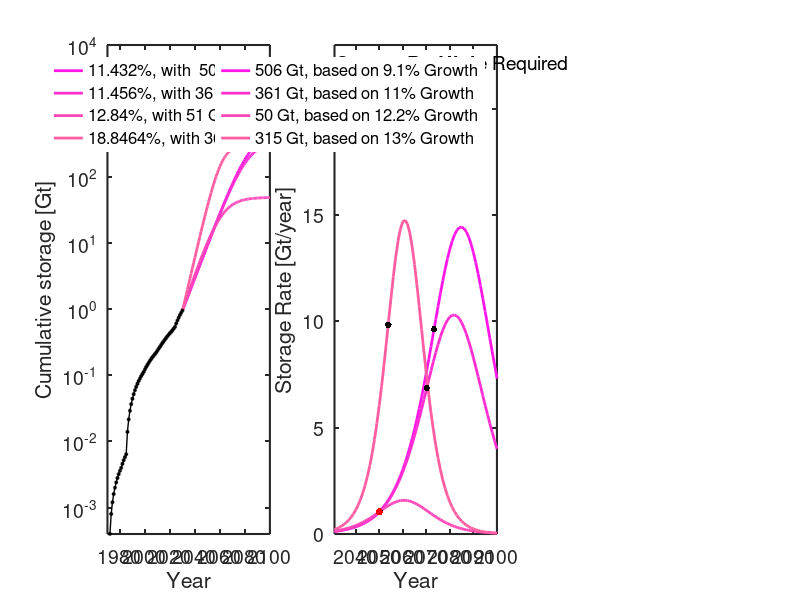

MATLAB code for this plot:
% US national 
clear all
close all
set(0,'DefaultAxesFontSize',14, 'defaultlinelinewidth', 2,...
    'DefaultAxesTitleFontWeight', 'normal')

% Define colormaps, note that colorbrewer was used for manuscript figures,
% and requires additional packages
bluecc = summer(6); 
autumncc = flipud(autumn(6)); 
springcc = (spring(12)); 
coolcc = (cool(12)); 
%% Load Data - historical data 
load('USdata.txt')
years = USdata(:,1); % years
qinj = USdata(:,2); % MT - storage rate 
Q = USdata(:,3)./1000; % Gt - cumulative storage 
%% Input
% Growth rate fit to current data
w = 0.09;
% possible storage capacity required in 2100
Qinf = [506];
% Fit peak years
peak_year = [2100]; 
% Input for models with change in rate in 2030
year_rate_change = (2030);
% rate change
rtargetmedium = [0.11432, 0.11456, 0.1284, 0.188464061]; %  Low land 5.5 Gt 0.138
% resulting storage to meet 2100 target

Qtargetmedium =[506.3212,360.9020, 50.4575, 314.5027]; % mod 506, 366, 50.6, 36.6 - obs 497.6503, 350.4581, 50.8073, 36.8461
% resulting peak injection
peak_targetmedium = [2084.8, 2081.7, 2060.5, 2060.8];% 2056
% vector defining years c5alculate model output
x = [years(1):2100];
%% Plot cumulative storage
figure('position', [105  337  1700  441])
subplot(1,3,1)
hold on


for i=1:length(Qtargetmedium)
    % trajectory from 8.6 and a rate change to 10.6
    cum_at_rate_change = exp(year_rate_change.*w).*exp(-182.6431721);
    x2 = [year_rate_change:2100];
    
    C = (Qtargetmedium(i)-cum_at_rate_change);
    pt = (C./(1+exp(rtargetmedium(i)*(peak_targetmedium(i)-x2))));
    plot(x2,pt, 'color', springcc(i+1,:))
end


% Plot actual data - historical growth data 
plot(years(1:end), Q(1:end),'-ok','MarkerFaceColor', 'k','MarkerSize',2, 'linewidth', 1,'HandleVisibility','off')
set(gca, 'YScale', 'log')

% Large plot axis
text(1972, 5000, 'Growth Rates', 'fontsize', 14)
axis([1970 2100 10^-3.4 10^4])
legend({[num2str(rtargetmedium(1)*100), '%, with  506 Gt'], [num2str(rtargetmedium(2)*100), '%, with 361 Gt'],...
     [num2str(rtargetmedium(3)*100), '%, with 51 Gt'],...
     [num2str(rtargetmedium(4)*100), '%, with 36 Gt']}, ...
    'Box', 'off',  'fontsize', 12, 'Position', ...
    [0.159 0.63 0.07 0.2630])
xlabel('Year')
ylabel('Cumulative storage [Gt]')
box on
set(gca, 'YScale', 'log')
set(gca, 'Color', 'white');
set(gca,'linewidth',1.5)
text(2070,5000, 'High', 'fontsize', 14, 'FontWeight', 'bold')
%% Storage rate subplot
subplot(1,3,2)
hold on

    
% Calculate rate change storage curves of Qtarget2
for i=1:length(Qtargetmedium)
    cum_2030 = exp(year_rate_change.*w).*exp(-182.6431721);
    x2 = [year_rate_change:2150];
    
    C = (Qtargetmedium(i)-cum_2030);
    
    yrate2 = (C.*rtargetmedium(i).*exp(rtargetmedium(i).*(peak_targetmedium(i)-x2)))./((1+exp(rtargetmedium(i).*(peak_targetmedium(i)-x2))).^2);
    
    plot(x2,yrate2, 'color', springcc(i+1,:))
end



    % Calculate inflection years
inflection_time_red = peak_targetmedium-log(2+sqrt(3))./rtargetmedium;
C = (Qtargetmedium-cum_2030);
y_inflect_red = (C.*rtargetmedium.*exp(rtargetmedium.*(peak_targetmedium-inflection_time_red)))./...
        ((1+exp(rtargetmedium.*(peak_targetmedium-inflection_time_red))).^2);

    
% Label and plot inflection years  

plot(inflection_time_red, y_inflect_red, '.k', 'markersize', 15)

plot(2050, 1.04, '.r', 'markersize', 16,'HandleVisibility','off')
% Format and annotate plot
box on
xlabel('Year')
ylabel('Storage Rate [Gt/year]')
set(gca,'linewidth',1.5)
set(gca, 'Color', 'white')
axis([2031 2100 0 23])
set(gcf, 'Color', [1,1,1]);


text(2032, 22.1, sprintf('Storage Resource Required'), 'fontsize', 14)
legend({
    [num2str(round(Qtargetmedium(1))), ' Gt, based on 9.1% Growth'],[num2str(round(Qtargetmedium(2))), ' Gt, based on 11% Growth'],...
    [num2str(round(Qtargetmedium(3))), ' Gt, based on 12.2% Growth'],[num2str(round(Qtargetmedium(4))), ' Gt, based on 13% Growth']}, ...
    'Box', 'off',  'fontsize', 12,... 
    'Position',[0.444 0.63 0.07 0.2630])
text(2075,22.1, 'High', 'fontsize', 14, 'FontWeight', 'bold')
